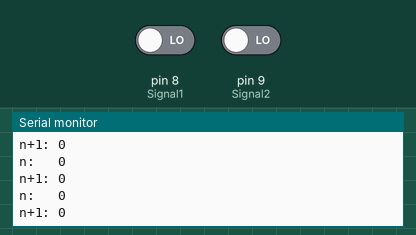
A sketch run on a simulated Arduino Uno, built with avr-gcc and run on an emulated ATmega328P. Shown: the last lines printed to the serial monitor. The test bench sets the inputs (shaded band); at power-on: pin 8 (Signal1) LOW, pin 9 (Signal2) LOW.

Above: at 1.2 s.
1.3 s: pin 8 (Signal1) driven HIGH
At 1.31 s:
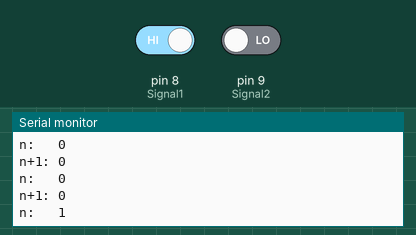
2.8 s: pin 9 (Signal2) driven HIGH
At 2.82 s:
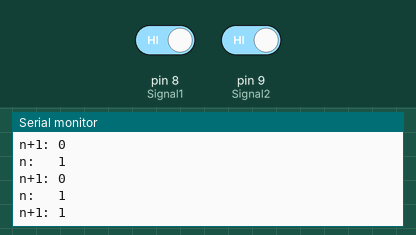

The sketch:

hall_effect.ino
```cpp
#define Signal1 8
#define Signal2 9
// docs https://docs.revrobotics.com/rev-crossover-products/sensors/magnetic-limit-switch/specs
// 1 high nominal
// 0 low detected magnet


void setup() {
  // put your setup code here, to run once:
    pinMode(Signal1, INPUT);
    pinMode(Signal2, INPUT);

    Serial.begin(9600);  // Initialize Serial Monitor
}

void loop() {
  // put your main code here, to run repeatedly:
  Serial.println("n:   " + String(digitalRead(Signal1)));
  Serial.println("n+1: " + String(digitalRead(Signal2)));
  delay(100);  // Small delay to allow encoder updates

}
```

Measured:
- after the input at 1.3 s, the serial monitor: prints a new line at once (image 1)
- after the input at 2.8 s, the serial monitor: prints a new line at once (image 2)
